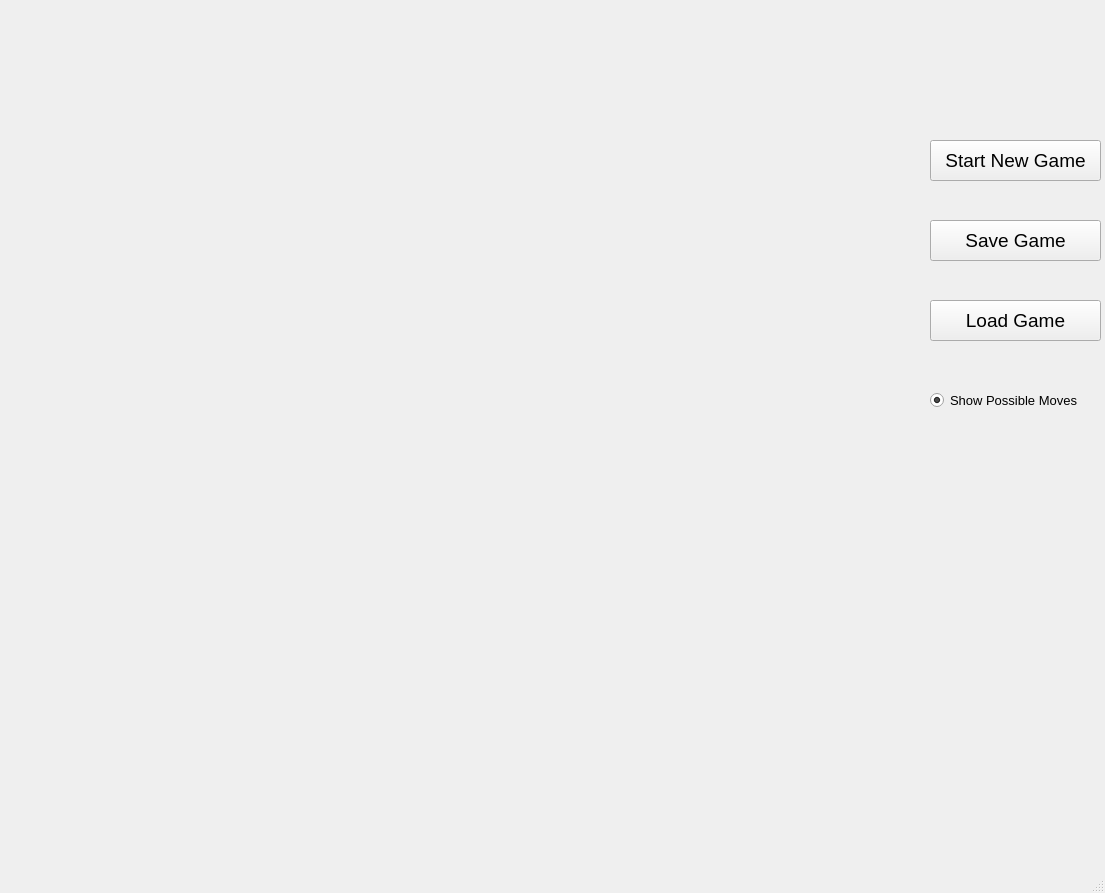
<?xml version="1.0" encoding="UTF-8"?>
<ui version="4.0">
 <class>MainWindow</class>
 <widget class="QMainWindow" name="MainWindow">
  <property name="geometry">
   <rect>
    <x>0</x>
    <y>0</y>
    <width>1105</width>
    <height>893</height>
   </rect>
  </property>
  <property name="sizePolicy">
   <sizepolicy hsizetype="Fixed" vsizetype="Fixed">
    <horstretch>0</horstretch>
    <verstretch>0</verstretch>
   </sizepolicy>
  </property>
  <property name="minimumSize">
   <size>
    <width>1105</width>
    <height>893</height>
   </size>
  </property>
  <property name="maximumSize">
   <size>
    <width>1105</width>
    <height>893</height>
   </size>
  </property>
  <property name="windowTitle">
   <string>QtChess</string>
  </property>
  <property name="windowIcon">
   <iconset>
    <normaloff>images/icon.png</normaloff>images/icon.png</iconset>
  </property>
  <widget class="QWidget" name="centralwidget">
   <widget class="QPushButton" name="startGameButton">
    <property name="geometry">
     <rect>
      <x>930</x>
      <y>140</y>
      <width>171</width>
      <height>41</height>
     </rect>
    </property>
    <property name="font">
     <font>
      <pointsize>14</pointsize>
     </font>
    </property>
    <property name="text">
     <string>Start New Game</string>
    </property>
   </widget>
   <widget class="Game" name="widget" native="true">
    <property name="geometry">
     <rect>
      <x>110</x>
      <y>50</y>
      <width>800</width>
      <height>800</height>
     </rect>
    </property>
   </widget>
   <widget class="QPushButton" name="saveGameButton">
    <property name="geometry">
     <rect>
      <x>930</x>
      <y>220</y>
      <width>171</width>
      <height>41</height>
     </rect>
    </property>
    <property name="font">
     <font>
      <pointsize>14</pointsize>
     </font>
    </property>
    <property name="text">
     <string>Save Game</string>
    </property>
   </widget>
   <widget class="QPushButton" name="loadGameButton">
    <property name="geometry">
     <rect>
      <x>930</x>
      <y>300</y>
      <width>171</width>
      <height>41</height>
     </rect>
    </property>
    <property name="font">
     <font>
      <pointsize>14</pointsize>
     </font>
    </property>
    <property name="text">
     <string>Load Game</string>
    </property>
   </widget>
   <widget class="PromotionWidget" name="widget_2" native="true">
    <property name="enabled">
     <bool>false</bool>
    </property>
    <property name="geometry">
     <rect>
      <x>960</x>
      <y>450</y>
      <width>100</width>
      <height>400</height>
     </rect>
    </property>
   </widget>
   <widget class="QRadioButton" name="possibleMovesButton">
    <property name="geometry">
     <rect>
      <x>930</x>
      <y>380</y>
      <width>171</width>
      <height>41</height>
     </rect>
    </property>
    <property name="font">
     <font>
      <pointsize>10</pointsize>
      <weight>50</weight>
      <italic>false</italic>
      <bold>false</bold>
     </font>
    </property>
    <property name="text">
     <string>Show Possible Moves</string>
    </property>
    <property name="checked">
     <bool>true</bool>
    </property>
   </widget>
  </widget>
  <widget class="QMenuBar" name="menubar">
   <property name="geometry">
    <rect>
     <x>0</x>
     <y>0</y>
     <width>1105</width>
     <height>30</height>
    </rect>
   </property>
  </widget>
  <widget class="QStatusBar" name="statusbar"/>
 </widget>
 <customwidgets>
  <customwidget>
   <class>Game</class>
   <extends>QWidget</extends>
   <header location="global">game.h</header>
   <container>1</container>
  </customwidget>
  <customwidget>
   <class>PromotionWidget</class>
   <extends>QWidget</extends>
   <header>promotionwidget.h</header>
   <container>1</container>
  </customwidget>
 </customwidgets>
 <resources/>
 <connections/>
</ui>
